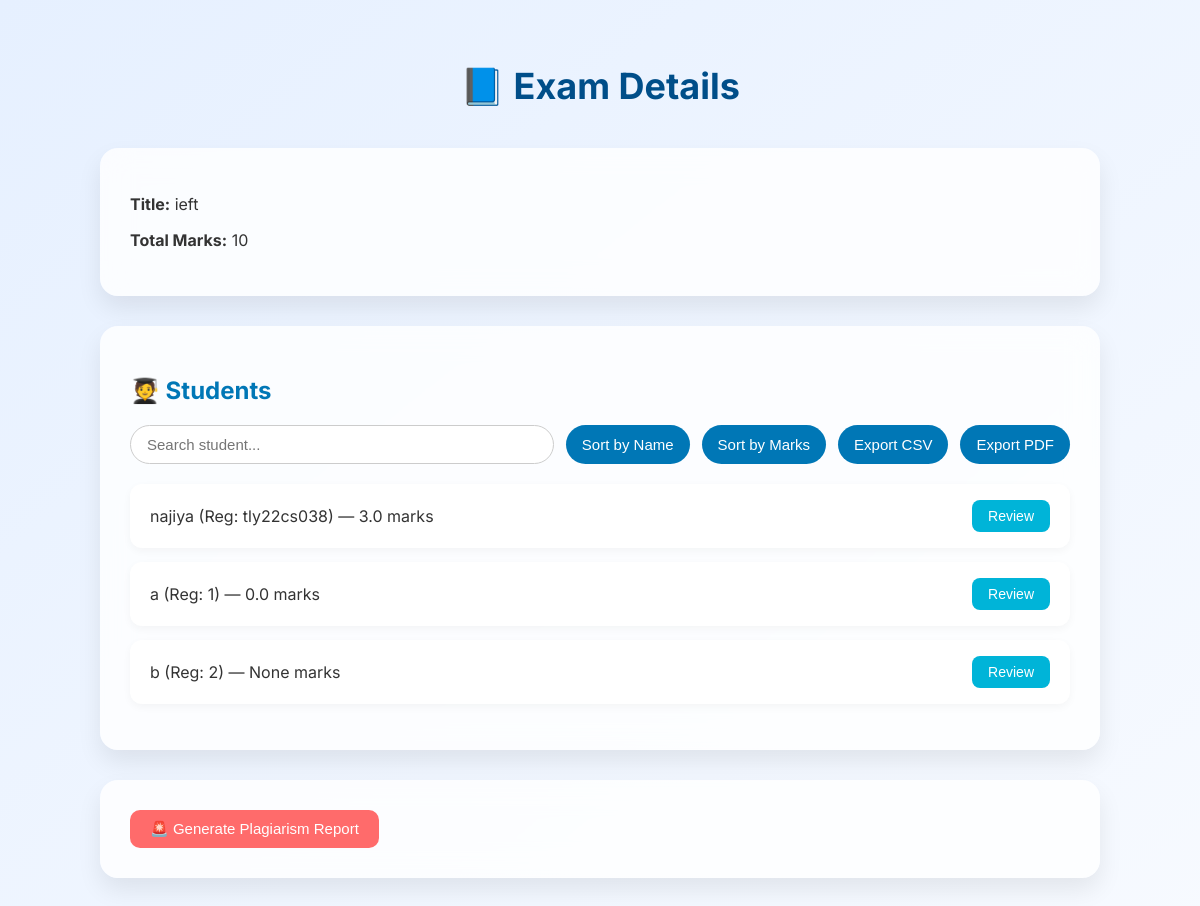
Page /exam_details/1 (signed in) on the committed database.
### tables this page shows
CREATE TABLE Exam (
                                    id INTEGER PRIMARY KEY AUTOINCREMENT,
                                    teacher_id INTEGER,
                                    title TEXT,
                                    total_marks INTEGER,
                                    is_started INTEGER DEFAULT 0,
                                    duration INTEGER  -- in minutes maybe
                                );

CREATE TABLE Attended (
                            id INTEGER PRIMARY KEY AUTOINCREMENT,
                            student_id INTEGER,
                            exam_id INTEGER,
                            earned_total REAL);

CREATE TABLE Student (
                            id INTEGER PRIMARY KEY AUTOINCREMENT,
                            username TEXT,
                            reg_no TEXT,
                            email TEXT,
                            password TEXT);

### app.py (the view)
@app.route('/exam_details/<int:exam_id>')
def exam_details(exam_id):
    if 'teacher_id' not in session:
        return redirect('/login_teacher')
    with sqlite3.connect('database.db') as conn:
        cursor = conn.cursor()
        cursor.execute("SELECT * FROM Exam WHERE id = ?", (exam_id,))
        exam = cursor.fetchone()
        cursor.execute("""
            SELECT Student.username, Student.reg_no, Attended.earned_total, Student.id
            FROM Attended
            JOIN Student ON Attended.student_id = Student.id
            WHERE Attended.exam_id = ?
        """, (exam_id,))
        students = cursor.fetchall()  # (username, earned_total, student_id)
    with sqlite3.connect('database.db') as conn:
        cursor = conn.cursor()
        cursor.execute('''
            SELECT
                PlagiarismReport.id,
                PlagiarismReport.similarity_score,

                s1.id, s1.username, s1.reg_no,
                s2.id, s2.username, s2.reg_no

            FROM PlagiarismReport
            JOIN Student s1 ON PlagiarismReport.student1_id = s1.id
            JOIN Student s2 ON PlagiarismReport.student2_id = s2.id
            WHERE PlagiarismReport.exam_id = ? AND PlagiarismReport.similarity_score >= 75
        ''', (exam_id,))
        rows = cursor.fetchall()
        fatal_cases = [{
            'id': row[0],
            'similarity_score': row[1],
            'student1': {
                'id': row[2],
                'username': row[3],
                'reg_no': row[4],
            },
            'student2': {
                'id': row[5],
                'username': row[6],
                'reg_no': row[7],
            }
        } for row in rows]
    return render_template("exam_details.html", exam=exam, students=students, fatal_cases=fatal_cases)

### templates/exam_details.html (shortened to what this page needs)
<!DOCTYPE html>
<html lang="en">
<head>
</head>
<body>
  <h1>📘 Exam Details</h1>
  <div class="card">
    <p><strong>Title:</strong> {{ exam[2] }}</p>
    <p><strong>Total Marks:</strong> {{ exam[3] }}</p>
  </div>
  <div class="card">
    <h2>🧑‍🎓 Students</h2>
    <div class="controls">
      <input type="text" id="studentSearch" placeholder="Search student..." onkeyup="filterStudents()" />
      <button onclick="sortByName()">Sort by Name</button>
      <button onclick="sortByMarks()">Sort by Marks</button>
      <button onclick="exportToCSV()">Export CSV</button>
      <button onclick="exportToPDF()">Export PDF</button>
    </div>
    <ul id="studentList">
      {% for student in students %}
      <li data-name="{{ student[0] }}" data-marks="{{ student[2] }}">
        <span>
          {{ student[0] }} (Reg: {{ student[1] }}) — {{ student[2] }} marks
          <span class="badge badge-position"></span>
        </span>
        <a href="{{ url_for('review_answers', exam_id=exam[0], student_id=student[3]) }}">
          <button>Review</button>
        </a>
      </li>
      {% endfor %}
    </ul>
  </div>
  <div class="card">
    <form method="POST" action="{{ url_for('generate_plagiarism', exam_id=exam[0]) }}">
      <button type="submit">🚨 Generate Plagiarism Report</button>
    </form>
  </div>
</body>
</html>

### templates/exam_details.html (style rules this page uses)
* { box-sizing: border-box; }
body { margin: 0; padding: 40px 20px; font-family: 'Inter', sans-serif; background: linear-gradient(to bottom right, #e6f0ff, #f7faff); color: #333; }
h1 { font-size: 36px; text-align: center; color: #004e89; margin-bottom: 40px; }
.card { background: rgba(255, 255, 255, 0.8); border-radius: 18px; padding: 30px; backdrop-filter: blur(15px); box-shadow: 0 12px 24px rgba(0, 0, 0, 0.08); max-width: 1000px; margin: 30px auto; transition: 0.3s; }
.card h2 { color: #0077b6; margin-bottom: 20px; }
.controls { display: flex; flex-wrap: wrap; gap: 12px; justify-content: center; margin-bottom: 20px; }
.controls input, .controls button { padding: 10px 16px; border-radius: 999px; font-size: 15px; border: 1px solid #ccc; outline: none; transition: all 0.3s ease; }
.controls input { flex: 1; min-width: 200px; }
.controls button { background-color: #0077b6; color: white; border: none; cursor: pointer; }
ul { list-style: none; padding: 0; }
li { background-color: white; border-radius: 12px; margin-bottom: 14px; padding: 16px 20px; box-shadow: 0 3px 8px rgba(0, 0, 0, 0.04); display: flex; justify-content: space-between; align-items: center; flex-wrap: wrap; }
li span { font-size: 16px; }
li button { background-color: #00b4d8; color: white; border: none; padding: 8px 16px; border-radius: 8px; font-size: 14px; cursor: pointer; transition: background-color 0.3s; }
.badge { padding: 4px 10px; border-radius: 999px; font-size: 13px; margin-left: 8px; color: white; }
form button { padding: 10px 20px; border: none; background: #ff6b6b; color: white; font-size: 15px; border-radius: 10px; cursor: pointer; }

### rows in the picture
Exam: title "ieft", total_marks "10"
Attended: username "najiya", reg_no "tly22cs038", earned_total "3.0"
Attended: username "a", reg_no "1", earned_total "0.0"
Student: username "b", reg_no "2", student "None"
